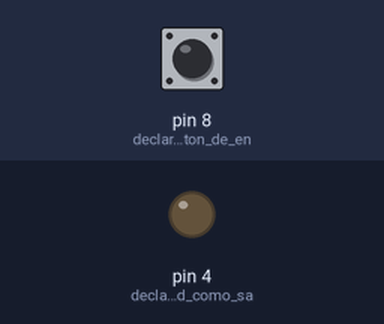
A sketch run on a simulated Arduino Uno, built with avr-gcc and run on an emulated ATmega328P. Shown: output pins drawn as LEDs (lit = HIGH). Inputs (shaded band) come from the test bench; at power-on: pin 8 (declaramos_el_boton_de_en) LOW.

Above: at 1.2 s.
1.3 s: pin 8 (declaramos_el_boton_de_en) pulled HIGH for 0.15 s
At 2.3 s:
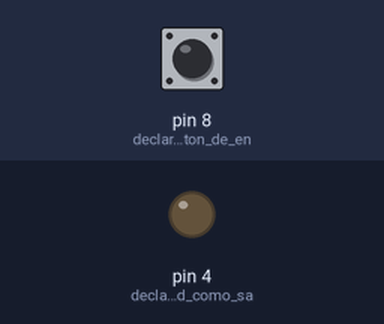
3.0 s: pin 8 (declaramos_el_boton_de_en) pulled HIGH for 1 s
At 3.7 s:
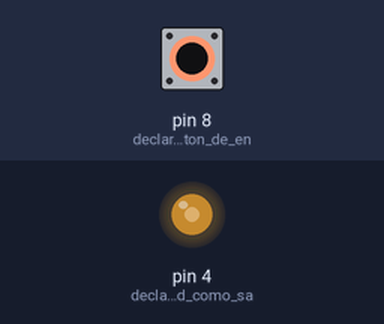
5.5 s: pin 8 (declaramos_el_boton_de_en) pulled HIGH for 3.2 s
At 9.2 s:
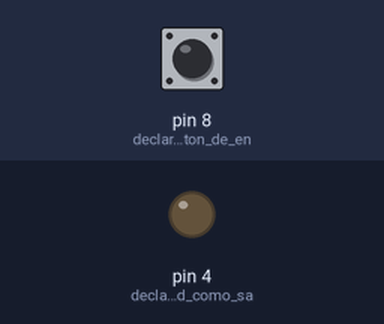
Timing chart, 0 to 10.7 s (numbered marks = the images above; inputs shaded):
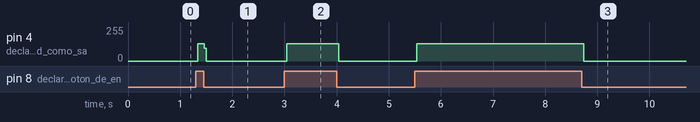

The sketch:

_1.ino
```cpp
int estado = 0 ;
int salida = 0 ;
void setup() {
pinMode(8,INPUT); //declaramos el boton de entrada
pinMode(4, OUTPUT); // declaramos el led como salida
}

void loop() {
 estado = digitalRead(8); //leer el boton y guardamos en estado
 if (estado == HIGH ) {
  salida = 1 - salida;
 }
 if(salida == 1) { //si esta pulsada el boton

 digitalWrite(4,HIGH); //enciende el led
 }
    else {
      digitalWrite(4,LOW); // si no apaga el led
         }

}
```

Measured:
- after the input at 1.3 s, pin 4 (declaramos_el_led_como_sa): 0/255 → 128/255 at once, → 0/255 0.12 s later
- after the input at 3.0 s, pin 4 (declaramos_el_led_como_sa): 0/255 → 128/255 at once, → 0/255 1.0 s later
- after the input at 5.5 s, pin 4 (declaramos_el_led_como_sa): 0/255 → 128/255 at once, → 0/255 3.2 s later
